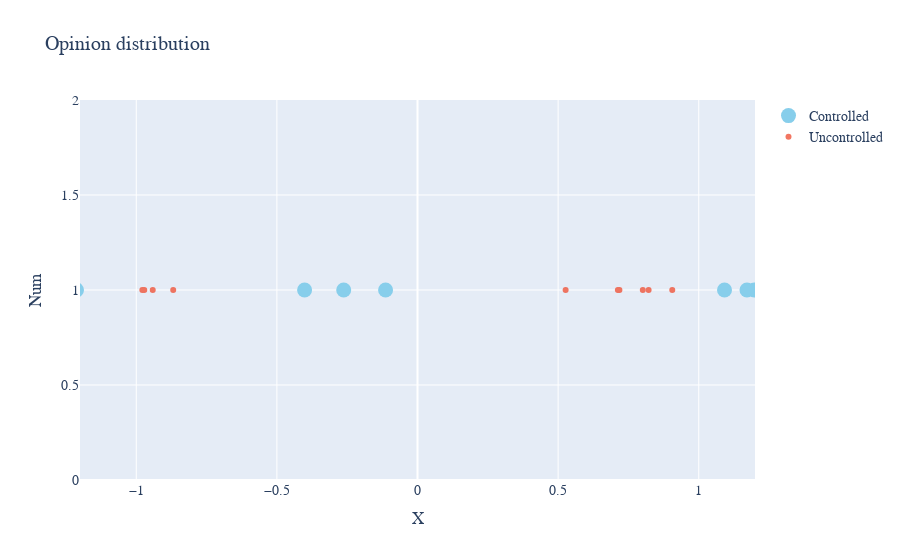

This figure's notebook cell:
### Code cell
fig = make_subplots(rows=1, cols=1)
fig.add_trace(go.Scatter(x=c_xs[:, -1].flatten(), y=np.ones(eq.var_dim-1),
                         mode='markers',
                         name="Controlled", marker=dict(color='SkyBlue', size=15)), row=1, col=1)
fig.add_trace(go.Scatter(x=uc_xs[:, -1].flatten(), y=np.ones(eq.var_dim-1),
                         mode='markers',
                         name="Uncontrolled", opacity=0.8), row=1, col=1)
fig.update_layout(
    title="Opinion distribution",
    xaxis_title="X",
    yaxis_title="Num",
    xaxis_range=[-1.2,1.2],
    font=dict(
        family="Courier New, monospace",
        size=14
    )
)
fig.show()

### Figure 1 — Plotly figure (JSON) as saved in the notebook; plotly's stock layout.template omitted (floating-point values rounded to 4 significant figures)
{"data": [{"marker": {"color": "SkyBlue", "size": 15}, "mode": "markers", "name": "Controlled", "type": "scatter", "x": [-0.2624, -1.254, -1.27, -0.4015, -1.212, 1.323, 1.092, 1.197, -0.1135, 1.171], "xaxis": "x", "y": [1, 1, 1, 1, 1, 1, 1, 1, 1, 1], "yaxis": "y"}, {"mode": "markers", "name": "Uncontrolled", "opacity": 0.8, "type": "scatter", "x": [-0.9414, -0.9714, -0.8686, -0.9784, 0.8218, 0.801, 0.7179, 0.5267, 0.7124, 0.9058], "xaxis": "x", "y": [1, 1, 1, 1, 1, 1, 1, 1, 1, 1], "yaxis": "y"}], "layout": {"font": {"family": "Courier New, monospace", "size": 14}, "title": {"text": "Opinion distribution"}, "xaxis": {"anchor": "y", "domain": [0, 1], "range": [-1.2, 1.2], "title": {"text": "X"}}, "yaxis": {"anchor": "x", "domain": [0, 1], "title": {"text": "Num"}}}}
